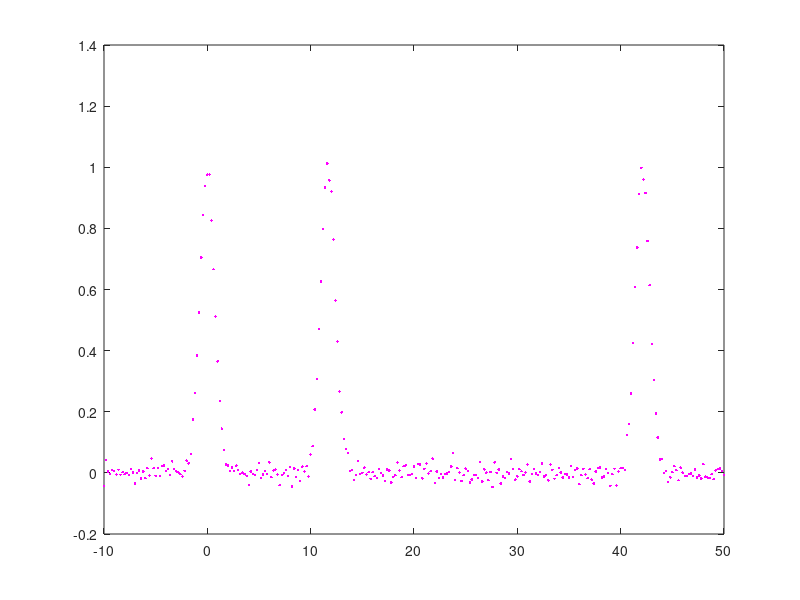

The MATLAB source for this figure: (Note: this script raises an error after producing the figure.)
% Find, plot, and number noisy peaks with unknown positions
x=-10:.2:50;
y=exp(-(x).^2)+exp(-(x-50*rand()).^2)+exp(-(x-50*rand()).^2);
y=y+.02.*randn(size(x));
plot(x,y,'m.')
P=findpeaksx(x,y,0.001,0.2,1,2,3);
text(P(:,2),P(:,3),num2str(P(:,1)))
disp('           peak #    Position    Height')
disp(P)